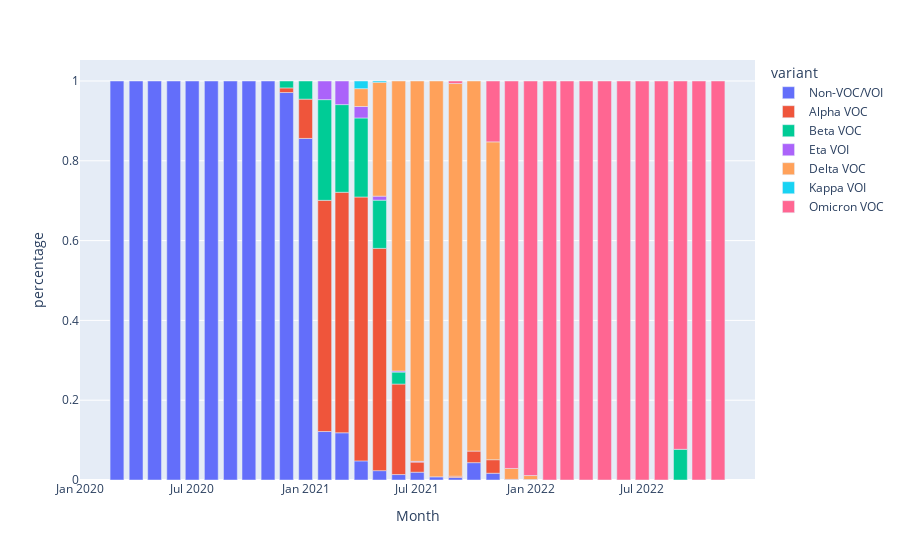

Notebook code for this chart:
### Code cell
px.bar(variant_data, x = "Month", y = "percentage", color="variant", range_x = ["2020-01-01","2022-12-31"])

### Figure 1 — Plotly figure (JSON) as saved in the notebook; plotly's stock layout.template omitted (floating-point values rounded to 4 significant figures)
{"data": [{"alignmentgroup": "True", "hovertemplate": "variant=Non-VOC/VOI<br>Month=%{x}<br>percentage=%{y}<extra></extra>", "legendgroup": "Non-VOC/VOI", "marker": {"color": "#636efa", "pattern": {"shape": ""}}, "name": "Non-VOC/VOI", "offsetgroup": "Non-VOC/VOI", "orientation": "v", "showlegend": true, "textposition": "auto", "type": "bar", "x": ["2020-03-01", "2020-04-01", "2020-05-01", "2020-06-01", "2020-07-01", "2020-08-01", "2020-09-01", "2020-10-01", "2020-11-01", "2020-12-01", "2021-01-01", "2021-02-01", "2021-03-01", "2021-04-01", "2021-05-01", "2021-06-01", "2021-07-01", "2021-08-01", "2021-09-01", "2021-10-01", "2021-11-01", "2021-12-01", "2022-01-01"], "xaxis": "x", "y": [1, 1, 1, 1, 1, 1, 1, 1, 1, 0.9711, 0.8561, 0.1215, 0.1183, 0.04792, 0.02349, 0.01366, 0.01953, 0.007833, 0.006349, 0.04348, 0.01695, 0.001563, 0.001242], "yaxis": "y"}, {"alignmentgroup": "True", "hovertemplate": "variant=Alpha VOC<br>Month=%{x}<br>percentage=%{y}<extra></extra>", "legendgroup": "Alpha VOC", "marker": {"color": "#EF553B", "pattern": {"shape": ""}}, "name": "Alpha VOC", "offsetgroup": "Alpha VOC", "orientation": "v", "showlegend": true, "textposition": "auto", "type": "bar", "x": ["2020-12-01", "2021-01-01", "2021-02-01", "2021-03-01", "2021-04-01", "2021-05-01", "2021-06-01", "2021-07-01", "2021-09-01", "2021-10-01", "2021-11-01"], "xaxis": "x", "y": [0.01156, 0.09848, 0.5794, 0.6028, 0.6613, 0.557, 0.2268, 0.02539, 0.003175, 0.02899, 0.0339], "yaxis": "y"}, {"alignmentgroup": "True", "hovertemplate": "variant=Beta VOC<br>Month=%{x}<br>percentage=%{y}<extra></extra>", "legendgroup": "Beta VOC", "marker": {"color": "#00cc96", "pattern": {"shape": ""}}, "name": "Beta VOC", "offsetgroup": "Beta VOC", "orientation": "v", "showlegend": true, "textposition": "auto", "type": "bar", "x": ["2020-12-01", "2021-01-01", "2021-02-01", "2021-03-01", "2021-04-01", "2021-05-01", "2021-06-01", "2022-09-01"], "xaxis": "x", "y": [0.01734, 0.04545, 0.2523, 0.2197, 0.1981, 0.1208, 0.03005, 0.07692], "yaxis": "y"}, {"alignmentgroup": "True", "hovertemplate": "variant=Eta VOI<br>Month=%{x}<br>percentage=%{y}<extra></extra>", "legendgroup": "Eta VOI", "marker": {"color": "#ab63fa", "pattern": {"shape": ""}}, "name": "Eta VOI", "offsetgroup": "Eta VOI", "orientation": "v", "showlegend": true, "textposition": "auto", "type": "bar", "x": ["2021-02-01", "2021-03-01", "2021-04-01", "2021-05-01", "2021-06-01", "2021-07-01"], "xaxis": "x", "y": [0.04673, 0.05915, 0.02875, 0.01007, 0.002732, 0.001953], "yaxis": "y"}, {"alignmentgroup": "True", "hovertemplate": "variant=Delta VOC<br>Month=%{x}<br>percentage=%{y}<extra></extra>", "legendgroup": "Delta VOC", "marker": {"color": "#FFA15A", "pattern": {"shape": ""}}, "name": "Delta VOC", "offsetgroup": "Delta VOC", "orientation": "v", "showlegend": true, "textposition": "auto", "type": "bar", "x": ["2021-04-01", "2021-05-01", "2021-06-01", "2021-07-01", "2021-08-01", "2021-09-01", "2021-10-01", "2021-11-01", "2021-12-01", "2022-01-01"], "xaxis": "x", "y": [0.04473, 0.2852, 0.7268, 0.9531, 0.9922, 0.9841, 0.9275, 0.7966, 0.02734, 0.009938], "yaxis": "y"}, {"alignmentgroup": "True", "hovertemplate": "variant=Kappa VOI<br>Month=%{x}<br>percentage=%{y}<extra></extra>", "legendgroup": "Kappa VOI", "marker": {"color": "#19d3f3", "pattern": {"shape": ""}}, "name": "Kappa VOI", "offsetgroup": "Kappa VOI", "orientation": "v", "showlegend": true, "textposition": "auto", "type": "bar", "x": ["2021-04-01", "2021-05-01"], "xaxis": "x", "y": [0.01917, 0.003356], "yaxis": "y"}, {"alignmentgroup": "True", "hovertemplate": "variant=Omicron VOC<br>Month=%{x}<br>percentage=%{y}<extra></extra>", "legendgroup": "Omicron VOC", "marker": {"color": "#FF6692", "pattern": {"shape": ""}}, "name": "Omicron VOC", "offsetgroup": "Omicron VOC", "orientation": "v", "showlegend": true, "textposition": "auto", "type": "bar", "x": ["2021-09-01", "2021-11-01", "2021-12-01", "2022-01-01", "2022-02-01", "2022-03-01", "2022-04-01", "2022-05-01", "2022-06-01", "2022-07-01", "2022-08-01", "2022-09-01", "2022-10-01", "2022-11-01"], "xaxis": "x", "y": [0.006349, 0.1525, 0.9711, 0.9888, 1, 1, 1, 1, 1, 1, 1, 0.9231, 1, 1], "yaxis": "y"}], "layout": {"barmode": "relative", "legend": {"title": {"text": "variant"}, "tracegroupgap": 0}, "margin": {"t": 60}, "xaxis": {"anchor": "y", "domain": [0, 1], "range": ["2020-01-01", "2022-12-31"], "title": {"text": "Month"}}, "yaxis": {"anchor": "x", "domain": [0, 1], "title": {"text": "percentage"}}}}
